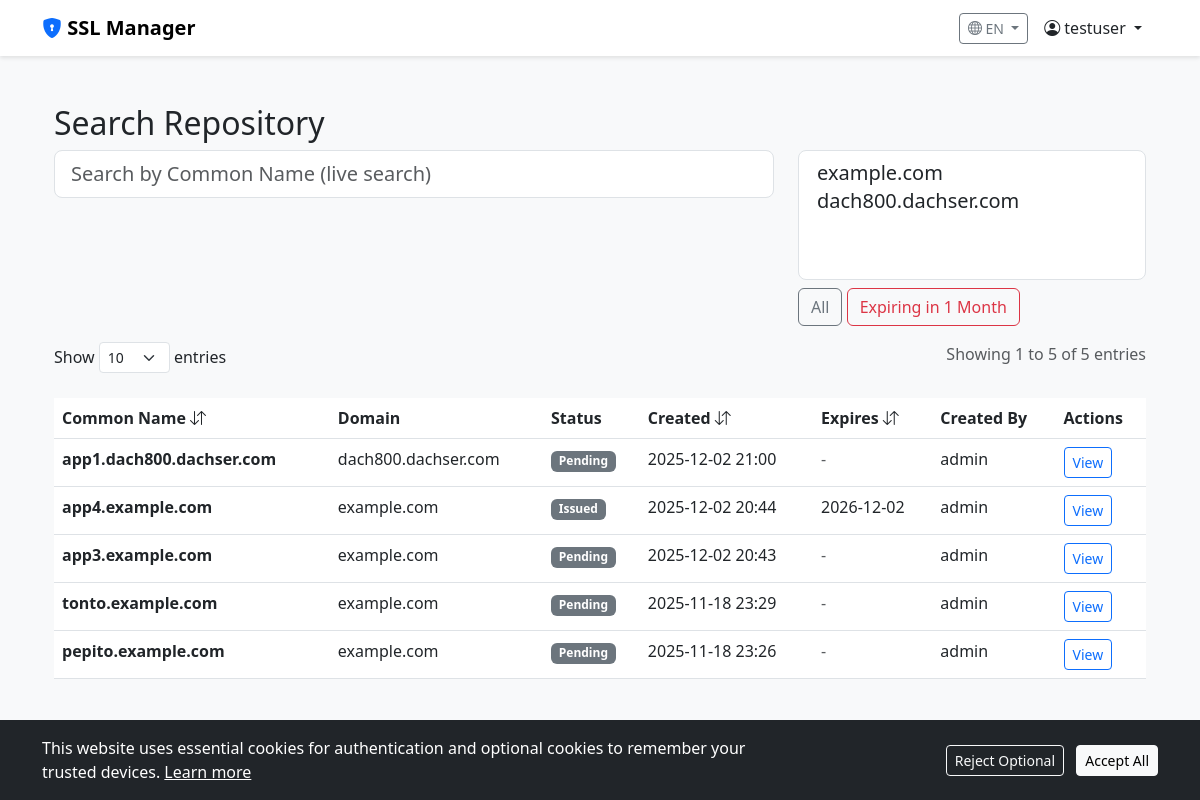
The app's page /search/ (signed in), older data.
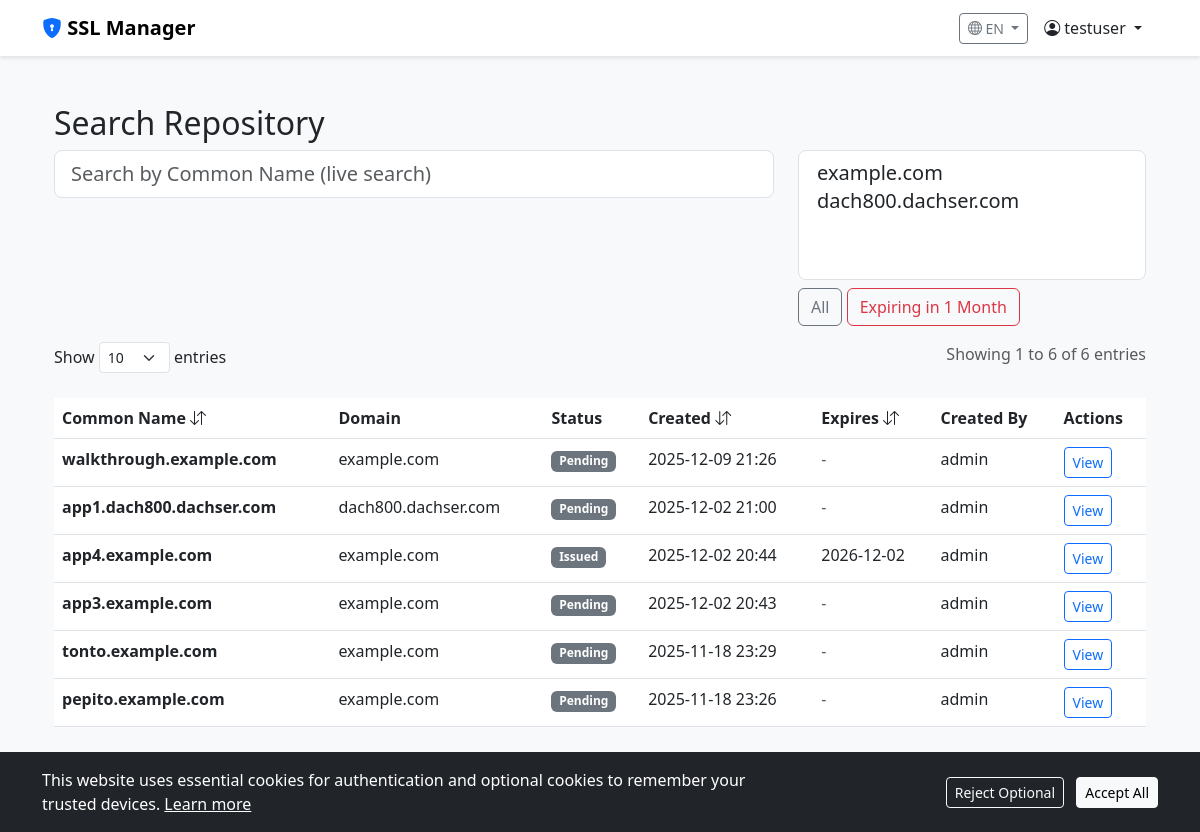
The same page, newer data.
### certificates/models.py (models this page shows, shortened)
class User(AbstractUser):
    role = models.ForeignKey(Role, on_delete=models.SET_NULL, null=True, blank=True)
    password_changed_at = models.DateTimeField(auto_now_add=True)
    preferred_language = models.CharField(
        max_length=10,
        default='en',
        choices=[
            ('en', 'English'),
            ('es', 'Español'),
            ('pt', 'Português'),
            ('fr', 'Français'),
            ('de', 'Deutsch'),
            ('it', 'Italiano'),
        ]
    )
    def is_admin(self):
        return self.role and self.role.name == Role.ADMIN

class CertificateEntry(models.Model):
    STATUS_PENDING = 'PENDING'
    STATUS_ISSUED = 'ISSUED'
    STATUS_SIGNED = 'SIGNED'
    STATUS_REVOKED = 'REVOKED'
    STATUS_CHOICES = [
        (STATUS_PENDING, _('Pending')),
        (STATUS_ISSUED, _('Issued')),
        (STATUS_SIGNED, _('Signed')),
        (STATUS_REVOKED, _('Revoked')),
    ]
    common_name = models.CharField(max_length=255)
    domain = models.ForeignKey(Domain, on_delete=models.CASCADE)
    subdomain = models.CharField(max_length=255, blank=True)
    csr_content = models.TextField()
    private_key_content = models.TextField() # In production, this should be encrypted
    certificate_content = models.TextField(blank=True, null=True)
    valid_from = models.DateTimeField(blank=True, null=True)
    valid_until = models.DateTimeField(blank=True, null=True)
    status = models.CharField(max_length=20, choices=STATUS_CHOICES, default=STATUS_PENDING)
    created_by = models.ForeignKey(User, on_delete=models.SET_NULL, null=True)
    created_at = models.DateTimeField(auto_now_add=True)
    is_internal = models.BooleanField(default=False, help_text="Certificate generated by internal CA")
    country = models.CharField(max_length=2, default='ES')
    state = models.CharField(max_length=100, blank=True)
    locality = models.CharField(max_length=100, blank=True)
    organization = models.CharField(max_length=100, blank=True)
    organizational_unit = models.CharField(max_length=100, blank=True)
    email_address = models.EmailField(blank=True)

class Domain(models.Model):
    name = models.CharField(max_length=255, unique=True)
    country = models.CharField(max_length=2, default='ES')
    state = models.CharField(max_length=100, blank=True)
    locality = models.CharField(max_length=100, blank=True)
    organization = models.CharField(max_length=100, blank=True)
    organizational_unit = models.CharField(max_length=100, blank=True)
    email_address = models.EmailField(blank=True)
    created_at = models.DateTimeField(auto_now_add=True)
    def __str__(self):
        return self.name

### certificates/views.py (the view)
# urls.py: path('search/', views.search_certificates, name='search_certificates'),
@login_required
def search_certificates(request):
    from django.core.paginator import Paginator
    from django.utils import timezone
    from datetime import timedelta
    from django.db.models import Max
    results = CertificateEntry.objects.all()
    query = request.GET.get('q', '')
    if query:
        results = results.filter(common_name__icontains=query)
    domain_ids = request.GET.getlist('domains')
    if domain_ids:
        results = results.filter(domain_id__in=domain_ids)
    latest_entries = results.values('common_name').annotate(
        latest_id=Max('id')
    ).values_list('latest_id', flat=True)
    results = CertificateEntry.objects.filter(id__in=latest_entries)
    expiry_filter = request.GET.get('expiry', '')
    if expiry_filter == '3months':
        three_months = timezone.now() + timedelta(days=90)
        results = results.filter(valid_until__lte=three_months, valid_until__gte=timezone.now())
    elif expiry_filter == '1month':
        one_month = timezone.now() + timedelta(days=30)
        results = results.filter(valid_until__lte=one_month, valid_until__gte=timezone.now())
    sort_by = request.GET.get('sort', '-created_at')
    valid_sorts = ['common_name', '-common_name', 'created_at', '-created_at', 'valid_until', '-valid_until']
    if sort_by in valid_sorts:
        results = results.order_by(sort_by)
    else:
        results = results.order_by('-created_at')
    per_page = request.GET.get('per_page', '10')
    try:
        per_page = int(per_page)
        if per_page not in [10, 25, 50, 100]:
            per_page = 10
    except ValueError:
        per_page = 10
    paginator = Paginator(results, per_page)
    page_number = request.GET.get('page', 1)
    page_obj = paginator.get_page(page_number)
    domains = Domain.objects.all()
    return render(request, 'search.html', {
        'page_obj': page_obj,
        'query': query,
        'domains': domains,
        'selected_domains': domain_ids,
        'expiry_filter': expiry_filter,
        'sort_by': sort_by,
        'per_page': per_page,
    })

### templates/search.html (shortened to what this page needs)
{% extends 'base.html' %}
{% load i18n %}
{% block content %}
<div class="container mt-4">
    <h2>{% trans "Search Repository" %}</h2>
    <form method="get" id="searchForm">
        <div class="row mb-3">
            <div class="col-md-8">
                <input type="text" name="q" id="searchBox" class="form-control form-control-lg"
                    placeholder="{% trans 'Search by Common Name (live search)' %}" value="{{ query }}">
            </div>
            <div class="col-md-4">
                <select name="domains" id="domainFilter" class="form-select form-select-lg" multiple>
                    {% for domain in domains %}
                    <option value="{{ domain.id }}">{{ domain.name }}</option>
                    {% endfor %}
                </select>
                <div class="mt-2">
                    <label class="btn btn-outline-secondary" for="expiryAll">{% trans "All" %}</label>
                    <label class="btn btn-outline-danger" for="expiry1month">{% trans "Expiring in 1 Month" %}</label>
                </div>
            </div>
        </div>
    </form>
    <div class="row mb-3">
        <div class="col-md-6">
            <label>{% trans "Show" %}
                <select id="perPageSelect" class="form-select form-select-sm d-inline-block w-auto">
                    <option value="10" {% if per_page == 10 %}selected{% endif %}>10</option>
                </select>
                {% trans "entries" %}
            </label>
        </div>
        <div class="col-md-6 text-end">
            <p class="text-muted">{% blocktrans with start=page_obj.start_index end=page_obj.end_index total=page_obj.paginator.count %}Showing {{ start }} to {{ end }} of {{ total }} entries{% endblocktrans %}</p>
        </div>
    </div>
    <table class="table table-hover">
        <thead>
            <tr>
                <th class="sortable" data-sort="common_name" style="cursor:pointer">{% trans "Common Name" %} <i
                        class="bi bi-arrow-down-up"></i></th>
                <th>{% trans "Domain" %}</th>
                <th>{% trans "Status" %}</th>
                <th class="sortable" data-sort="created_at" style="cursor:pointer">{% trans "Created" %} <i
                        class="bi bi-arrow-down-up"></i></th>
                <th class="sortable" data-sort="valid_until" style="cursor:pointer">{% trans "Expires" %} <i
                        class="bi bi-arrow-down-up"></i></th>
                <th>{% trans "Created By" %}</th>
                <th>{% trans "Actions" %}</th>
            </tr>
        </thead>
        <tbody>
            {% for entry in page_obj %}
            <tr>
                <td><strong>{{ entry.common_name }}</strong></td>
                <td>{{ entry.domain }}</td>
                <td><span class="badge bg-secondary">{{ entry.get_status_display }}</span></td>
                <td>{{ entry.created_at|date:"Y-m-d H:i" }}</td>
                <td>{% if entry.valid_until %}{{ entry.valid_until|date:"Y-m-d" }}{% else %}<span
                        class="text-muted">-</span>{% endif %}</td>
                <td>{{ entry.created_by.username }}</td>
                <td><a href="{% url 'certificate_detail' entry.pk %}" class="btn btn-sm btn-outline-primary">{% trans "View" %}</a></td>
            </tr>
            {% empty %}
            <tr>
                <td colspan="7" class="text-center text-muted">{% trans "No certificates found." %}</td>
            </tr>
            {% endfor %}
        </tbody>
    </table>
</div>
{% endblock %}

### templates/base.html (shortened to what this page needs)
{% load i18n %}
<!DOCTYPE html>
<html lang="{{ LANGUAGE_CODE }}">
<head>
    <link href="https://cdn.jsdelivr.net/npm/bootstrap@5.3.0/dist/css/bootstrap.min.css" rel="stylesheet">
    <link rel="stylesheet" href="https://cdn.jsdelivr.net/npm/bootstrap-icons@1.10.0/font/bootstrap-icons.css">
</head>
<body>
    <nav class="navbar navbar-expand-lg navbar-light mb-5">
        <div class="container">
            <a class="navbar-brand fw-bold" href="{% url 'home' %}"><i class="bi bi-shield-lock-fill text-primary"></i>
                {% trans "SSL Manager" %}</a>
            <div class="d-flex align-items-center">
                {% get_current_language as LANGUAGE_CODE %}
                {% get_available_languages as languages %}
                {% get_language_info_list for languages as languages %}
                <div class="dropdown me-3">
                    <button class="btn btn-sm btn-outline-secondary dropdown-toggle" type="button"
                        data-bs-toggle="dropdown">
                        <i class="bi bi-globe"></i> {{ LANGUAGE_CODE|upper }}
                    </button>
                </div>
                {% if user.is_authenticated %}
                <div class="dropdown me-3">
                    <a class="nav-link dropdown-toggle text-dark" href="#" role="button" data-bs-toggle="dropdown">
                        <i class="bi bi-person-circle"></i> {{ user.username }}
                    </a>
                </div>
                {% else %}
                <a href="{% url 'login' %}" class="btn btn-primary">{% trans "Login" %}</a>
                {% endif %}
            </div>
        </div>
    </nav>
    <div class="container">
        {% block content %}{% endblock %}
    </div>
    <footer class="footer mt-5 py-3 bg-light border-top">
        <div class="container text-center">
            <span class="text-muted">
                <a href="#" onclick="resetCookieConsent(); return false;" class="text-decoration-none ms-2">
                </a>
            </span>
        </div>
    </footer>
    <div id="cookieBanner" class="position-fixed bottom-0 start-0 end-0 bg-dark text-white p-3"
        style="display: none; z-index: 9999;">
        <div class="container">
            <div class="row align-items-center">
                <div class="col-md-8">
                    <p class="mb-0">
                        <a href="#" class="text-white text-decoration-underline">{% trans "Learn more" %}</a>
                    </p>
                </div>
                <div class="col-md-4 text-end">
                    <button class="btn btn-outline-light btn-sm me-2" onclick="handleCookieConsent(false)">{% trans "Reject Optional" %}</button>
                    <button class="btn btn-light btn-sm" onclick="handleCookieConsent(true)">{% trans "Accept All" %}</button>
                </div>
            </div>
        </div>
    </div>
</body>
</html>

### templates/base.html (style rules this page uses)
body { background-color: #f8f9fa; font-family: 'Segoe UI', Tahoma, Geneva, Verdana, sans-serif; }
.navbar { background-color: #fff; box-shadow: 0 2px 4px rgba(0, 0, 0, .1); }

Row changes from the older to the newer data that the page shows:
added CertificateEntry: common_name "walkthrough.example.com", domain "example.com", status "Pending", created_at "2025-12-09 21:26", created_by.username "admin"
Text that changed along with them:
text no longer shown: "Showing 1 to 5 of 5 entries"
text now shown: "Showing 1 to 6 of 6 entries"
